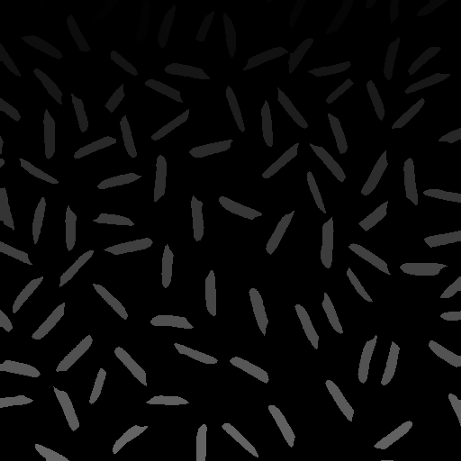
#> input picture nonuniform.png, 461 x 461 px
$ jupyter execute count_nonuniform.ipynb
#> lines starting #> are read from the running program, lines starting #| are printed output that depends on the picture; after the words box and inside, x2 and y2 are one past the last pixel; in counts of white or black regions, pixels touching at a corner belong together
[cell 1]
import cv2
import imutils
import numpy as np
import matplotlib.pyplot as plt

[cell 2]
filename = "nonuniform.png"
image = cv2.imread(filename, cv2.IMREAD_GRAYSCALE)
#> image is the input picture: shape (461, 461); min 0, max 114, mean 8.4

[cell 3]
plt.figure(figsize=(5,5))
plt.imshow(image, cmap = 'gray')
plt.title('Input Image')
plt.show()

[cell 4]
image_thresh = cv2.adaptiveThreshold (image, 255, cv2.ADAPTIVE_THRESH_MEAN_C, cv2.THRESH_BINARY, 3, -0.27)
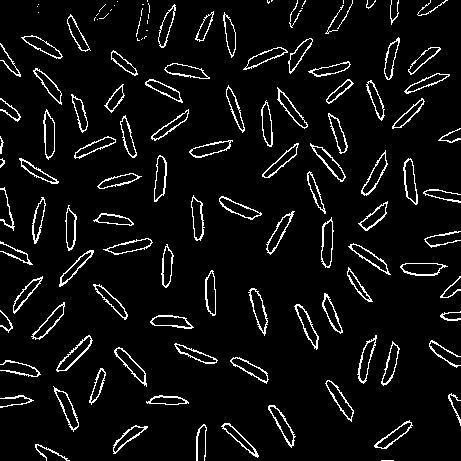
#> image_thresh: shape (461, 461); 6% white in thin lines or dots

plt.imshow(image_thresh, "gray")
plt.title("Adaptive Threshold")
plt.show()

[cell 5]
kernel = np.ones((6,6),np.uint8)
image_dilate = cv2.dilate(image_thresh, kernel)
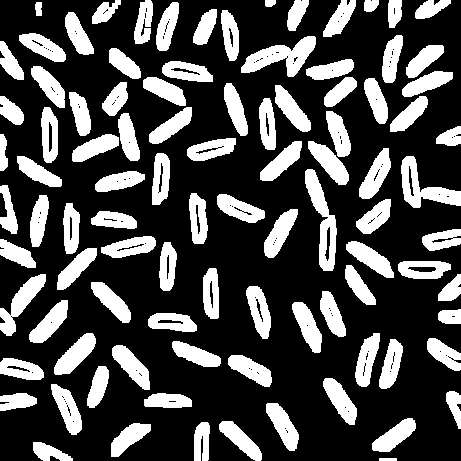
#> image_dilate: shape (461, 461); 29.3% white; 96 white regions, largest, box (x1, y1, x2, y2) and area: (241, 36, 316, 77) 1410, (305, 169, 337, 271) 1366, (401, 156, 461, 208) 1273

plt.imshow(image_dilate, "gray")
plt.title("Adaptive Threshold")
plt.show()

[cell 6]
kernel = np.ones((2,2),np.uint8)
image_erode = cv2.erode(image_dilate, kernel)
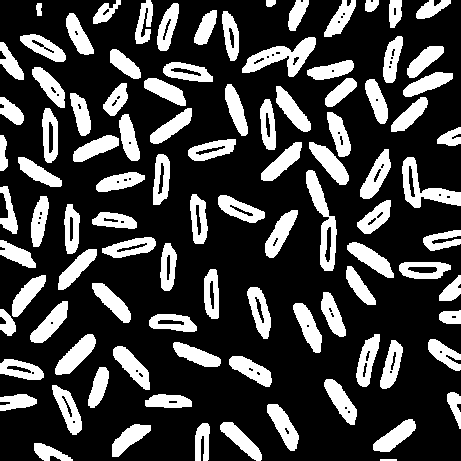
#> image_erode: shape (461, 461); 25.7% white; 97 white regions

plt.imshow(image_erode, "gray")
plt.title("Adaptive Threshold")
plt.show()

[cell 7]
image_final = image_erode

cnts = cv2.findContours(image_final.copy(), cv2.RETR_EXTERNAL,cv2.CHAIN_APPROX_SIMPLE)
#> cnts = 97 contours, 1 with area under 20; largest, box (x1, y1, x2, y2) and area: (306, 170, 337, 271) 1202, (242, 37, 316, 77) 1195, (402, 157, 461, 208) 1114, (55, 334, 96, 375) 730, (360, 149, 391, 199) 708
cnts = imutils.grab_contours(cnts)
def display(img,count,cmap="gray"):
    f_image = cv2.imread(filename)
    f, axs = plt.subplots(1,2,figsize=(12,5))
    axs[0].imshow(f_image,cmap="gray")
    axs[1].imshow(img,cmap="gray")
    axs[1].set_title("Total Grain Count = {}".format(count))

for (i, c) in enumerate(cnts):
    cv2.drawContours(image, [c], -1, (0, 255, 0), 2)
#> this loop made 97 passes
#> c on pass 1: [[380, 459], [380, 460], [396, 460], [396, 459]]
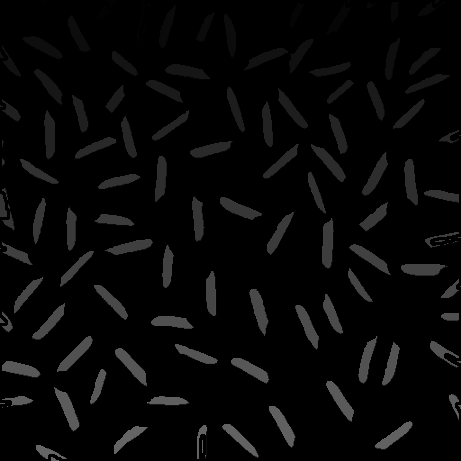
#> image: shape (461, 461); 2.88% of pixels changed, all inside (x1, y1, x2, y2) = (0, 0, 461, 461)

display(image,len(cnts))
